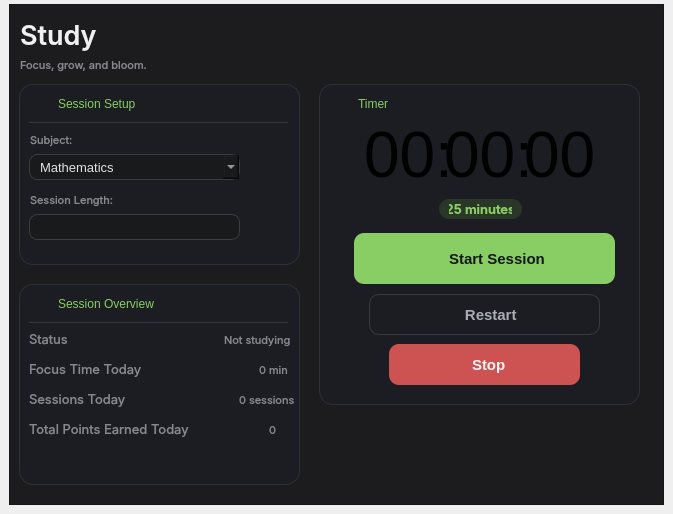
     <widget class="QWidget" name="Page_Study">
      <widget class="QFrame" name="MainFrame_3">
       <property name="geometry">
        <rect>
         <x>9</x>
         <y>4</y>
         <width>655</width>
         <height>501</height>
        </rect>
       </property>
       <property name="styleSheet">
        <string notr="true">QFrame {
    background-color: rgb(28, 28, 30);
}</string>
       </property>
       <property name="frameShape">
        <enum>QFrame::Shape::StyledPanel</enum>
       </property>
       <property name="frameShadow">
        <enum>QFrame::Shadow::Raised</enum>
       </property>
       <widget class="QLabel" name="Label_Sub">
        <property name="geometry">
         <rect>
          <x>11</x>
          <y>10</y>
          <width>351</width>
          <height>41</height>
         </rect>
        </property>
        <property name="font">
         <font>
          <family>Inter</family>
          <pointsize>20</pointsize>
          <italic>false</italic>
          <fontweight></fontweight>
         </font>
        </property>
        <property name="styleSheet">
         <string notr="true">QLabel {
    font-family: &quot;Inter&quot;;
    font-size: 20pt;
    font-weight: 550;
    color: rgb(240, 240, 240);
}</string>
        </property>
        <property name="text">
         <string>Study</string>
        </property>
       </widget>
       <widget class="QLabel" name="Label_StudyLabel">
        <property name="geometry">
         <rect>
          <x>11</x>
          <y>35</y>
          <width>401</width>
          <height>51</height>
         </rect>
        </property>
        <property name="font">
         <font>
          <family>Inter</family>
          <pointsize>8</pointsize>
          <italic>false</italic>
          <bold>false</bold>
         </font>
        </property>
        <property name="styleSheet">
         <string notr="true">QLabel {
    font-family: &quot;Inter&quot;;
    font-size: 8pt;
    font-weight: 400;
    color: rgb(135, 135, 145);
    background-color: transparent;
    border: none;
}</string>
        </property>
        <property name="text">
         <string>Focus, grow, and bloom.</string>
        </property>
       </widget>
       <widget class="QFrame" name="Frame_StudySession">
        <property name="geometry">
         <rect>
          <x>10</x>
          <y>80</y>
          <width>281</width>
          <height>181</height>
         </rect>
        </property>
        <property name="styleSheet">
         <string notr="true">QFrame {
    background-color: rgb(27, 29, 34);
    border: 1px solid rgb(45, 48, 55);
    border-radius: 14px;
}</string>
        </property>
        <property name="frameShape">
         <enum>QFrame::Shape::StyledPanel</enum>
        </property>
        <property name="frameShadow">
         <enum>QFrame::Shadow::Raised</enum>
        </property>
        <widget class="QLabel" name="label_SessionSetupIcon">
         <property name="geometry">
          <rect>
           <x>10</x>
           <y>10</y>
           <width>21</width>
           <height>21</height>
          </rect>
         </property>
         <property name="styleSheet">
          <string notr="true">QLabel {
    background-color: transparent;
    border: none;
}</string>
         </property>
         <property name="text">
          <string/>
         </property>
         <property name="pixmap">
          <pixmap>Modules/Assets/Icon/sliders-horizontal.svg</pixmap>
         </property>
         <property name="scaledContents">
          <bool>true</bool>
         </property>
        </widget>
        <widget class="QLabel" name="label_SessionSetupText">
         <property name="geometry">
          <rect>
           <x>39</x>
           <y>12</y>
           <width>121</width>
           <height>16</height>
          </rect>
         </property>
         <property name="styleSheet">
          <string notr="true">QLabel {
	color: rgb(137, 205, 101);
    background-color: transparent;
    border: none;
}</string>
         </property>
         <property name="text">
          <string>Session Setup</string>
         </property>
        </widget>
        <widget class="Line" name="line_7">
         <property name="geometry">
          <rect>
           <x>10</x>
           <y>38</y>
           <width>259</width>
           <height>1</height>
          </rect>
         </property>
         <property name="styleSheet">
          <string notr="true">QFrame {
    background-color: rgb(52, 54, 58);
    border: none;
    max-height: 1px;
}</string>
         </property>
         <property name="orientation">
          <enum>Qt::Orientation::Horizontal</enum>
         </property>
        </widget>
        <widget class="QLabel" name="Label_StudyLabel_2">
         <property name="geometry">
          <rect>
           <x>11</x>
           <y>30</y>
           <width>401</width>
           <height>51</height>
          </rect>
         </property>
         <property name="font">
          <font>
           <family>Inter</family>
           <pointsize>8</pointsize>
           <italic>false</italic>
           <bold>false</bold>
          </font>
         </property>
         <property name="styleSheet">
          <string notr="true">QLabel {
    font-family: &quot;Inter&quot;;
    font-size: 8pt;
    font-weight: 400;
    color: rgb(135, 135, 145);
    background-color: transparent;
    border: none;
}</string>
         </property>
         <property name="text">
          <string>Subject:</string>
         </property>
        </widget>
        <widget class="QComboBox" name="comboBox_subject">
         <property name="geometry">
          <rect>
           <x>10</x>
           <y>70</y>
           <width>211</width>
           <height>26</height>
          </rect>
         </property>
         <property name="styleSheet">
          <string notr="true">QComboBox {
    background-color: rgb(25, 26, 28);
    border: 1px solid rgb(58, 60, 64);
    border-radius: 8px;

    color: rgb(225, 225, 230);

    font-family: &quot;Inter&quot;;
    font-size: 10pt;

    padding: 6px 10px;
}

QComboBox:hover {
    border: 1px solid rgb(90, 95, 100);
}

QComboBox:focus {
    border: 1px solid rgb(137, 205, 101);
}

QComboBox QAbstractItemView {
    background-color: rgb(31, 32, 35);
    color: rgb(225, 225, 230);

    border: 1px solid rgb(58, 60, 64);
    selection-background-color: rgb(55, 72, 52);
    selection-color: rgb(240, 240, 240);
}</string>
         </property>
         <item>
          <property name="text">
           <string>Mathematics</string>
          </property>
         </item>
         <item>
          <property name="text">
           <string>Physics </string>
          </property>
         </item>
         <item>
          <property name="text">
           <string>Chemistry</string>
          </property>
         </item>
         <item>
          <property name="text">
           <string>Language</string>
          </property>
         </item>
         <item>
          <property name="text">
           <string>Geography</string>
          </property>
         </item>
         <item>
          <property name="text">
           <string>History</string>
          </property>
         </item>
         <item>
          <property name="text">
           <string>Computer Science</string>
          </property>
         </item>
        </widget>
        <widget class="QLabel" name="Label_StudyLabel_3">
         <property name="geometry">
          <rect>
           <x>11</x>
           <y>90</y>
           <width>401</width>
           <height>51</height>
          </rect>
         </property>
         <property name="font">
          <font>
           <family>Inter</family>
           <pointsize>8</pointsize>
           <italic>false</italic>
           <bold>false</bold>
          </font>
         </property>
         <property name="styleSheet">
          <string notr="true">QLabel {
    font-family: &quot;Inter&quot;;
    font-size: 8pt;
    font-weight: 400;
    color: rgb(135, 135, 145);
    background-color: transparent;
    border: none;
}</string>
         </property>
         <property name="text">
          <string>Session Length:</string>
         </property>
        </widget>
        <widget class="QLineEdit" name="Lineedit_SessionLength">
         <property name="geometry">
          <rect>
           <x>10</x>
           <y>130</y>
           <width>211</width>
           <height>26</height>
          </rect>
         </property>
         <property name="styleSheet">
          <string notr="true">QLineEdit {
    background-color: rgb(25, 26, 28);
    border: 1px solid rgb(58, 60, 64);
    border-radius: 8px;

    color: rgb(225, 225, 230);

    font-family: &quot;Inter&quot;;
    font-size: 10pt;

    padding-left: 10px;
    padding-right: 10px;
}

QLineEdit:focus {
    border: 1px solid rgb(137, 205, 101);
}</string>
         </property>
         <property name="text">
          <string/>
         </property>
        </widget>
       </widget>
       <widget class="QFrame" name="Frame_Timer">
        <property name="geometry">
         <rect>
          <x>310</x>
          <y>80</y>
          <width>321</width>
          <height>321</height>
         </rect>
        </property>
        <property name="styleSheet">
         <string notr="true">QFrame {
    background-color: rgb(27, 29, 34);
    border: 1px solid rgb(45, 48, 55);
    border-radius: 14px;
}</string>
        </property>
        <property name="frameShape">
         <enum>QFrame::Shape::StyledPanel</enum>
        </property>
        <property name="frameShadow">
         <enum>QFrame::Shadow::Raised</enum>
        </property>
        <widget class="QLabel" name="label_SessionSetupIcon_3">
         <property name="geometry">
          <rect>
           <x>10</x>
           <y>10</y>
           <width>21</width>
           <height>21</height>
          </rect>
         </property>
         <property name="styleSheet">
          <string notr="true">QLabel {
    background-color: transparent;
    border: none;
}</string>
         </property>
         <property name="text">
          <string/>
         </property>
         <property name="pixmap">
          <pixmap>Modules/Assets/Icon/clipboard-clock.svg</pixmap>
         </property>
         <property name="scaledContents">
          <bool>true</bool>
         </property>
        </widget>
        <widget class="QLabel" name="label_SessionSetupText_3">
         <property name="geometry">
          <rect>
           <x>39</x>
           <y>12</y>
           <width>121</width>
           <height>16</height>
          </rect>
         </property>
         <property name="styleSheet">
          <string notr="true">QLabel {
	color: rgb(137, 205, 101);
    background-color: transparent;
    border: none;
}</string>
         </property>
         <property name="text">
          <string>Timer</string>
         </property>
        </widget>
        <widget class="QLabel" name="Label_Hour">
         <property name="geometry">
          <rect>
           <x>45</x>
           <y>30</y>
           <width>351</width>
           <height>81</height>
          </rect>
         </property>
         <property name="font">
          <font>
           <family>Segoe UI</family>
           <pointsize>48</pointsize>
           <italic>false</italic>
           <bold>false</bold>
          </font>
         </property>
         <property name="styleSheet">
          <string notr="true">QLabel {
    background-color: transparent;
    border: none;
}</string>
         </property>
         <property name="text">
          <string>00:</string>
         </property>
        </widget>
        <widget class="QLabel" name="Label_Minute">
         <property name="geometry">
          <rect>
           <x>125</x>
           <y>30</y>
           <width>351</width>
           <height>81</height>
          </rect>
         </property>
         <property name="font">
          <font>
           <family>Segoe UI</family>
           <pointsize>48</pointsize>
           <italic>false</italic>
           <bold>false</bold>
          </font>
         </property>
         <property name="styleSheet">
          <string notr="true">QLabel {
    background-color: transparent;
    border: none;
}</string>
         </property>
         <property name="text">
          <string>00:</string>
         </property>
        </widget>
        <widget class="QLabel" name="Label_Second">
         <property name="geometry">
          <rect>
           <x>205</x>
           <y>30</y>
           <width>351</width>
           <height>81</height>
          </rect>
         </property>
         <property name="font">
          <font>
           <family>Segoe UI</family>
           <pointsize>48</pointsize>
           <italic>false</italic>
           <bold>false</bold>
          </font>
         </property>
         <property name="styleSheet">
          <string notr="true">QLabel {
    background-color: transparent;
    border: none;
}</string>
         </property>
         <property name="text">
          <string>00</string>
         </property>
        </widget>
        <widget class="QLabel" name="Label_SmallTimeLimit">
         <property name="geometry">
          <rect>
           <x>120</x>
           <y>115</y>
           <width>83</width>
           <height>20</height>
          </rect>
         </property>
         <property name="minimumSize">
          <size>
           <width>83</width>
           <height>20</height>
          </size>
         </property>
         <property name="maximumSize">
          <size>
           <width>83</width>
           <height>20</height>
          </size>
         </property>
         <property name="font">
          <font>
           <family>Inter</family>
           <pointsize>10</pointsize>
           <italic>false</italic>
           <fontweight>Medium</fontweight>
          </font>
         </property>
         <property name="styleSheet">
          <string notr="true">QLabel {
    background-color: rgb(42, 55, 40);
    color: rgb(137, 205, 101);

    border: none;
    border-radius: 10px;

    font-family: &quot;Inter&quot;;
    font-size: 10pt;
    font-weight: 500;

    padding-left: 10px;
    padding-right: 10px;
}</string>
         </property>
         <property name="text">
          <string>25 minutes</string>
         </property>
         <property name="alignment">
          <set>Qt::AlignmentFlag::AlignCenter</set>
         </property>
        </widget>
        <widget class="QPushButton" name="Button_StartSession">
         <property name="geometry">
          <rect>
           <x>35</x>
           <y>149</y>
           <width>261</width>
           <height>51</height>
          </rect>
         </property>
         <property name="styleSheet">
          <string notr="true">QPushButton {
    background-color: rgb(137, 205, 101);
    color: rgb(20, 24, 20);

    border: none;
    border-radius: 10px;

    font-family: &quot;Inter&quot;;
    font-size: 11pt;
    font-weight: 600;

    padding: 10px 20px;
}

QPushButton:hover {
    background-color: rgb(151, 218, 114);
}

QPushButton:pressed {
    background-color: rgb(118, 183, 84);
}

QPushButton:disabled {
    background-color: rgb(65, 72, 63);
    color: rgb(125, 130, 123);
}</string>
         </property>
         <property name="text">
          <string>      Start Session</string>
         </property>
        </widget>
        <widget class="QLabel" name="Label_StartSessionIcon">
         <property name="geometry">
          <rect>
           <x>100</x>
           <y>160</y>
           <width>31</width>
           <height>31</height>
          </rect>
         </property>
         <property name="styleSheet">
          <string notr="true">QLabel {
	border: None;
	background-color: transparent;
}</string>
         </property>
         <property name="text">
          <string/>
         </property>
         <property name="pixmap">
          <pixmap>Modules/Assets/Icon/play.svg</pixmap>
         </property>
        </widget>
        <widget class="QPushButton" name="Button_RestartSession">
         <property name="geometry">
          <rect>
           <x>50</x>
           <y>210</y>
           <width>231</width>
           <height>41</height>
          </rect>
         </property>
         <property name="styleSheet">
          <string notr="true">QPushButton {
    background-color: rgb(27, 29, 34);
    color: rgb(170, 173, 184);

    border: 1px solid rgb(55, 58, 64);
    border-radius: 10px;

    font-family: &quot;Inter&quot;;
    font-size: 11pt;
    font-weight: 500;

    padding: 10px 20px;
}

QPushButton:hover {
    background-color: rgb(34, 37, 42);
    color: rgb(225, 227, 232);
    border: 1px solid rgb(75, 79, 86);
}

QPushButton:pressed {
    background-color: rgb(22, 24, 28);
}

QPushButton:disabled {
    color: rgb(90, 93, 100);
    border: 1px solid rgb(45, 47, 52);
}</string>
         </property>
         <property name="text">
          <string>   Restart</string>
         </property>
        </widget>
        <widget class="QLabel" name="Label_RestartSessionIcon">
         <property name="geometry">
          <rect>
           <x>120</x>
           <y>220</y>
           <width>41</width>
           <height>21</height>
          </rect>
         </property>
         <property name="styleSheet">
          <string notr="true">QLabel {
	border: None;
	background-color: transparent;
}</string>
         </property>
         <property name="text">
          <string/>
         </property>
         <property name="pixmap">
          <pixmap>Modules/Assets/Icon/rotate-ccw2.svg</pixmap>
         </property>
        </widget>
        <widget class="QPushButton" name="Button_RestartSession_2">
         <property name="geometry">
          <rect>
           <x>70</x>
           <y>260</y>
           <width>191</width>
           <height>41</height>
          </rect>
         </property>
         <property name="styleSheet">
          <string notr="true">QPushButton {
    background-color: rgb(205, 82, 82);
    color: rgb(255, 245, 245);

    border: none;
    border-radius: 10px;

    font-family: &quot;Inter&quot;;
    font-size: 11pt;
    font-weight: 600;

    padding: 10px 20px;
}

QPushButton:hover {
    background-color: rgb(220, 95, 95);
}

QPushButton:pressed {
    background-color: rgb(175, 65, 65);
}

QPushButton:disabled {
    background-color: rgb(75, 55, 55);
    color: rgb(135, 115, 115);
}</string>
         </property>
         <property name="text">
          <string>  Stop</string>
         </property>
        </widget>
        <widget class="QLabel" name="Label_RestartSessionIcon_2">
         <property name="geometry">
          <rect>
           <x>125</x>
           <y>271</y>
           <width>41</width>
           <height>21</height>
          </rect>
         </property>
         <property name="styleSheet">
          <string notr="true">QLabel {
	border: None;
	background-color: transparent;
}</string>
         </property>
         <property name="text">
          <string/>
         </property>
         <property name="pixmap">
          <pixmap>Modules/Assets/Icon/octagon-x.svg</pixmap>
         </property>
        </widget>
       </widget>
       <widget class="QFrame" name="Frame_SessionOverview">
        <property name="geometry">
         <rect>
          <x>10</x>
          <y>280</y>
          <width>281</width>
          <height>201</height>
         </rect>
        </property>
        <property name="styleSheet">
         <string notr="true">QFrame {
    background-color: rgb(27, 29, 34);
    border: 1px solid rgb(45, 48, 55);
    border-radius: 14px;
}</string>
        </property>
        <property name="frameShape">
         <enum>QFrame::Shape::StyledPanel</enum>
        </property>
        <property name="frameShadow">
         <enum>QFrame::Shadow::Raised</enum>
        </property>
        <widget class="QLabel" name="label_SessionSetupText_5">
         <property name="geometry">
          <rect>
           <x>39</x>
           <y>12</y>
           <width>121</width>
           <height>16</height>
          </rect>
         </property>
         <property name="styleSheet">
          <string notr="true">QLabel {
	color: rgb(137, 205, 101);
    background-color: transparent;
    border: none;
}</string>
         </property>
         <property name="text">
          <string>Session Overview</string>
         </property>
        </widget>
        <widget class="Line" name="line_10">
         <property name="geometry">
          <rect>
           <x>10</x>
           <y>38</y>
           <width>259</width>
           <height>1</height>
          </rect>
         </property>
         <property name="styleSheet">
          <string notr="true">QFrame {
    background-color: rgb(52, 54, 58);
    border: none;
    max-height: 1px;
}</string>
         </property>
         <property name="orientation">
          <enum>Qt::Orientation::Horizontal</enum>
         </property>
        </widget>
        <widget class="QLabel" name="label_SessionSetupIcon_5">
         <property name="geometry">
          <rect>
           <x>10</x>
           <y>10</y>
           <width>21</width>
           <height>21</height>
          </rect>
         </property>
         <property name="styleSheet">
          <string notr="true">QLabel {
    background-color: transparent;
    border: none;
}</string>
         </property>
         <property name="text">
          <string/>
         </property>
         <property name="pixmap">
          <pixmap>Modules/Assets/Icon/folder-kanban.svg</pixmap>
         </property>
         <property name="scaledContents">
          <bool>true</bool>
         </property>
        </widget>
        <widget class="QLabel" name="Label_StudyLabel_8">
         <property name="geometry">
          <rect>
           <x>10</x>
           <y>30</y>
           <width>401</width>
           <height>51</height>
          </rect>
         </property>
         <property name="font">
          <font>
           <family>Inter</family>
           <pointsize>10</pointsize>
           <italic>false</italic>
           <bold>false</bold>
          </font>
         </property>
         <property name="styleSheet">
          <string notr="true">QLabel {
    font-family: &quot;Inter&quot;;
    font-size: 10pt;
    font-weight: 400;
    color: rgb(135, 135, 145);
    background-color: transparent;
    border: none;
}</string>
         </property>
         <property name="text">
          <string>Status</string>
         </property>
        </widget>
        <widget class="QLabel" name="Label_StudyLabel_9">
         <property name="geometry">
          <rect>
           <x>10</x>
           <y>60</y>
           <width>401</width>
           <height>51</height>
          </rect>
         </property>
         <property name="font">
          <font>
           <family>Inter</family>
           <pointsize>10</pointsize>
           <italic>false</italic>
           <bold>false</bold>
          </font>
         </property>
         <property name="styleSheet">
          <string notr="true">QLabel {
    font-family: &quot;Inter&quot;;
    font-size: 10pt;
    font-weight: 400;
    color: rgb(135, 135, 145);
    background-color: transparent;
    border: none;
}</string>
         </property>
         <property name="text">
          <string>Focus Time Today</string>
         </property>
        </widget>
        <widget class="QLabel" name="Label_StudyLabel_10">
         <property name="geometry">
          <rect>
           <x>10</x>
           <y>90</y>
           <width>401</width>
           <height>51</height>
          </rect>
         </property>
         <property name="font">
          <font>
           <family>Inter</family>
           <pointsize>10</pointsize>
           <italic>false</italic>
           <bold>false</bold>
          </font>
         </property>
         <property name="styleSheet">
          <string notr="true">QLabel {
    font-family: &quot;Inter&quot;;
    font-size: 10pt;
    font-weight: 400;
    color: rgb(135, 135, 145);
    background-color: transparent;
    border: none;
}</string>
         </property>
         <property name="text">
          <string>Sessions Today</string>
         </property>
        </widget>
        <widget class="QLabel" name="Label_StudyLabel_11">
         <property name="geometry">
          <rect>
           <x>10</x>
           <y>120</y>
           <width>401</width>
           <height>51</height>
          </rect>
         </property>
         <property name="font">
          <font>
           <family>Inter</family>
           <pointsize>10</pointsize>
           <italic>false</italic>
           <bold>false</bold>
          </font>
         </property>
         <property name="styleSheet">
          <string notr="true">QLabel {
    font-family: &quot;Inter&quot;;
    font-size: 10pt;
    font-weight: 400;
    color: rgb(135, 135, 145);
    background-color: transparent;
    border: none;
}</string>
         </property>
         <property name="text">
          <string>Total Points Earned Today</string>
         </property>
        </widget>
        <widget class="QLabel" name="Label_StartSessionIcon_2">
         <property name="geometry">
          <rect>
           <x>190</x>
           <y>51</y>
           <width>10</width>
           <height>10</height>
          </rect>
         </property>
         <property name="styleSheet">
          <string notr="true">QLabel {
	border: None;
	background-color: transparent;
}</string>
         </property>
         <property name="text">
          <string/>
         </property>
         <property name="pixmap">
          <pixmap>Modules/Assets/Icon/circle-check.svg</pixmap>
         </property>
         <property name="scaledContents">
          <bool>true</bool>
         </property>
        </widget>
        <widget class="QLabel" name="Label_StudyLabel_12">
         <property name="geometry">
          <rect>
           <x>205</x>
           <y>30</y>
           <width>401</width>
           <height>51</height>
          </rect>
         </property>
         <property name="font">
          <font>
           <family>Inter</family>
           <pointsize>8</pointsize>
           <italic>false</italic>
           <bold>false</bold>
          </font>
         </property>
         <property name="styleSheet">
          <string notr="true">QLabel {
    font-family: &quot;Inter&quot;;
    font-size: 8pt;
    font-weight: 400;
    color: rgb(135, 135, 145);
    background-color: transparent;
    border: none;
}</string>
         </property>
         <property name="text">
          <string>Not studying</string>
         </property>
        </widget>
        <widget class="QLabel" name="Label_StudyLabel_13">
         <property name="geometry">
          <rect>
           <x>240</x>
           <y>60</y>
           <width>401</width>
           <height>51</height>
          </rect>
         </property>
         <property name="font">
          <font>
           <family>Inter</family>
           <pointsize>8</pointsize>
           <italic>false</italic>
           <bold>false</bold>
          </font>
         </property>
         <property name="styleSheet">
          <string notr="true">QLabel {
    font-family: &quot;Inter&quot;;
    font-size: 8pt;
    font-weight: 400;
    color: rgb(135, 135, 145);
    background-color: transparent;
    border: none;
}</string>
         </property>
         <property name="text">
          <string>0 min</string>
         </property>
        </widget>
        <widget class="QLabel" name="Label_StudyLabel_14">
         <property name="geometry">
          <rect>
           <x>220</x>
           <y>90</y>
           <width>401</width>
           <height>51</height>
          </rect>
         </property>
         <property name="font">
          <font>
           <family>Inter</family>
           <pointsize>8</pointsize>
           <italic>false</italic>
           <bold>false</bold>
          </font>
         </property>
         <property name="styleSheet">
          <string notr="true">QLabel {
    font-family: &quot;Inter&quot;;
    font-size: 8pt;
    font-weight: 400;
    color: rgb(135, 135, 145);
    background-color: transparent;
    border: none;
}</string>
         </property>
         <property name="text">
          <string>0 sessions</string>
         </property>
        </widget>
        <widget class="QLabel" name="Label_StudyLabel_15">
         <property name="geometry">
          <rect>
           <x>250</x>
           <y>120</y>
           <width>401</width>
           <height>51</height>
          </rect>
         </property>
         <property name="font">
          <font>
           <family>Inter</family>
           <pointsize>8</pointsize>
           <italic>false</italic>
           <bold>false</bold>
          </font>
         </property>
         <property name="styleSheet">
          <string notr="true">QLabel {
    font-family: &quot;Inter&quot;;
    font-size: 8pt;
    font-weight: 400;
    color: rgb(135, 135, 145);
    background-color: transparent;
    border: none;
}</string>
         </property>
         <property name="text">
          <string>0</string>
         </property>
        </widget>
        <widget class="QLabel" name="Label_StartSessionIcon_3">
         <property name="geometry">
          <rect>
           <x>260</x>
           <y>141</y>
           <width>10</width>
           <height>10</height>
          </rect>
         </property>
         <property name="styleSheet">
          <string notr="true">QLabel {
	border: None;
	background-color: transparent;
}</string>
         </property>
         <property name="text">
          <string/>
         </property>
         <property name="pixmap">
          <pixmap>Modules/Assets/Icon/broccoli.svg</pixmap>
         </property>
         <property name="scaledContents">
          <bool>true</bool>
         </property>
        </widget>
       </widget>
      </widget>
     </widget>
